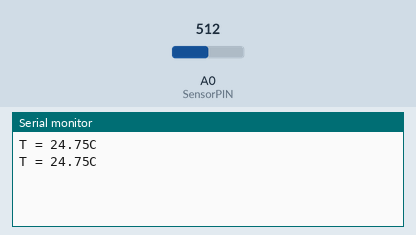
Recording of a sketch running on a simulated Arduino Uno, built with avr-gcc and run on an emulated ATmega328P. Parts: the last lines printed to the serial monitor. Inputs (shaded band) come from the test bench; at power-on: A0 (SensorPIN) = 512.

Above: at 3.3 s.
3.4 s: A0 (SensorPIN) set to 0
At 6.1 s:
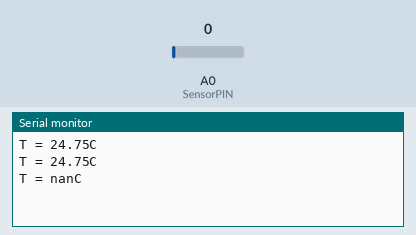
9.0 s: A0 (SensorPIN) set to 122
At 11.2 s:
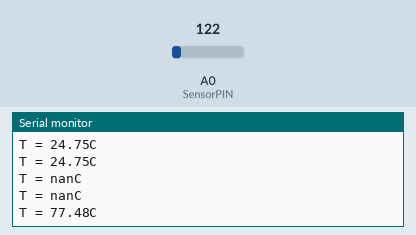

The sketch:

termistor_basico.ino
```cpp
/*
   Arduino de 0 a 100

   Practica n 6. Termistor de temperatura_1
*/

// declaracion de pines utilizados
const int SensorPIN = A0;

// declaración de lso valores para la fórmula del modelo Stenhrat-hart
const int RC = 10000; //valor nominal de la resistencia a 25º C
const int VCC = 5;    // tensión de alimentación del circuito doivisor de tensión utilizado
// coeficientes de la fórmula
const float A = 1.11492089e-3;
const float B = 2.372075385e-4;
const float C = 6.954079529e-8;

const float K = 2.5; //factor de disipacion en mW/C


int valor_alaogico_leido;
float V_termistor;
float R_termistor;


float Tsh ; // valor de la temperatura sin tener en cuante el calentamiento del termistor
float Temperatura_real ; // valor de la temperatura, con la correción por auroacoplamiento.
float temperatura_celsius;


void setup() {

  Serial.begin(9600); // inicializamos comunicación por el puerto serie

}


void loop() {

  valor_alaogico_leido = analogRead(SensorPIN);
  V_termistor =  valor_alaogico_leido / 1024.00 * VCC; // calculamos el valor de la caida de tensión en el termistor
  R_termistor = (RC * V_termistor ) / (VCC - V_termistor); // calculamos el valor de la resisrencia del termsitor

  Tsh = 1.0 / (A + B * log(R_termistor) + C * pow(log(R_termistor), 3 )); // calculamos la temperatura
  Temperatura_real = Tsh - pow(V_termistor, 2) / (K * R_termistor) * 1000; // aplicamos la correción por autocalentamento
  temperatura_celsius = Temperatura_real - 273.15; // pasamos de kelvis a celsius
  Serial.print("T = ");
  Serial.print(temperatura_celsius);
  Serial.print("C\n");
  delay(2500);

}
```

Measured:
- after the input at 3.4 s, the serial monitor: prints a new line after 1.6 s (image 1)
- after the input at 9.0 s, the serial monitor: prints a new line after 1.0 s (image 2)
